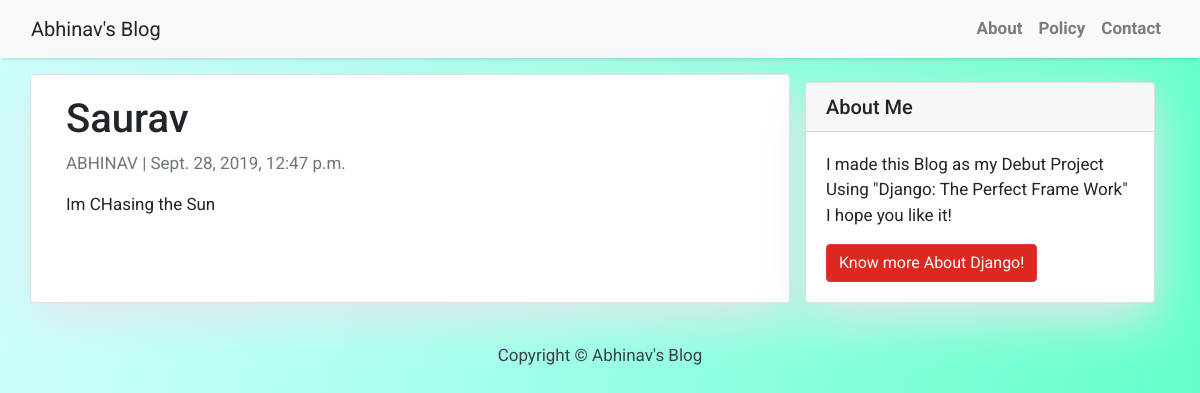
/saurav-yadav/, run on the app's committed database.
### blog/models.py (models this page shows, shortened)
class Post(models.Model):
    title = models.CharField(max_length=200, unique=True)
    slug = models.SlugField(max_length=200, unique=True)
    author = models.ForeignKey(
        User, on_delete=models.CASCADE, related_name="blog_posts"
    )
    updated_on = models.DateTimeField(auto_now=True)
    content = models.TextField()
    created_on = models.DateTimeField(auto_now_add=True)
    status = models.IntegerField(choices=STATUS, default=0)
    class Meta:
        ordering = ["-created_on"]

### blog/views.py (the view)
# urls.py: path("<slug:slug>/", views.PostDetail.as_view(), name="post_detail"),
class PostDetail(generic.DetailView):
    model = Post
    template_name = "post_detail.html"

### blog/templates/post_detail.html
{% extends 'base.html' %} {% block content %}
<div class="container">
  <div class="row">
    <div class="col-md-8 card mb-4  mt-3 left  top">
      <div class="card-body">
        <h1>{% block title %} {{ object.title }} {% endblock title %}</h1>
        <p class=" text-muted">{{ post.author }} | {{ post.created_on }}</p>
        <p class="card-text ">{{ object.content | safe }}</p>
      </div>
    </div>
    {% block sidebar %} {% include 'sidebar.html' %} {% endblock sidebar %}
  </div>
</div>
{% endblock content %}

### blog/templates/base.html (style rules this page uses)
body { font-family: "Roboto", sans-serif; font-size: 17px; background-image: linear-gradient(-90deg, #66ffcc, #ccffff); }

### blog/templates/sidebar.html (style rules this page uses)
.card { box-shadow: 0 16px 48px #E3E7EB; }

### data on the page
Post: title "Saurav", author "ABHINAV", created_on "Sept. 28, 2019, 12:47 p.m.", content "Im CHasing the Sun"
